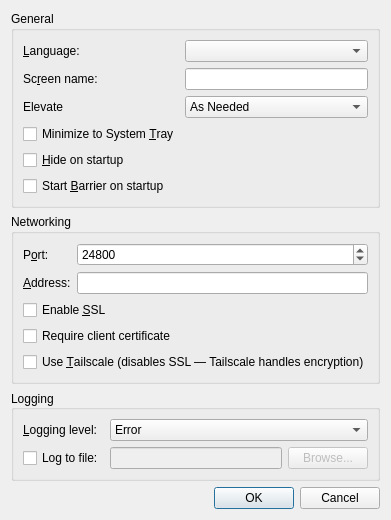
<?xml version="1.0" encoding="UTF-8"?>
<ui version="4.0">
 <class>SettingsDialogBase</class>
 <widget class="QDialog" name="SettingsDialogBase">
  <property name="geometry">
   <rect>
    <x>0</x>
    <y>0</y>
    <width>368</width>
    <height>428</height>
   </rect>
  </property>
  <property name="windowTitle">
   <string>Settings</string>
  </property>
  <layout class="QVBoxLayout" name="verticalLayout">
   <item>
    <widget class="QGroupBox" name="m_pGroupGeneral">
     <property name="enabled">
      <bool>true</bool>
     </property>
     <property name="sizePolicy">
      <sizepolicy hsizetype="Preferred" vsizetype="Preferred">
       <horstretch>0</horstretch>
       <verstretch>0</verstretch>
      </sizepolicy>
     </property>
     <property name="title">
      <string>General</string>
     </property>
     <layout class="QFormLayout" name="formLayout">
      <property name="fieldGrowthPolicy">
       <enum>QFormLayout::AllNonFixedFieldsGrow</enum>
      </property>
      <item row="0" column="0">
       <widget class="QLabel" name="m_pLabel_27">
        <property name="sizePolicy">
         <sizepolicy hsizetype="Preferred" vsizetype="Preferred">
          <horstretch>0</horstretch>
          <verstretch>0</verstretch>
         </sizepolicy>
        </property>
        <property name="minimumSize">
         <size>
          <width>75</width>
          <height>0</height>
         </size>
        </property>
        <property name="text">
         <string>&amp;Language:</string>
        </property>
        <property name="buddy">
         <cstring>m_pComboLanguage</cstring>
        </property>
       </widget>
      </item>
      <item row="0" column="1">
       <widget class="QComboBox" name="m_pComboLanguage"/>
      </item>
      <item row="1" column="0">
       <widget class="QLabel" name="m_pLabel_19">
        <property name="minimumSize">
         <size>
          <width>75</width>
          <height>0</height>
         </size>
        </property>
        <property name="text">
         <string>Sc&amp;reen name:</string>
        </property>
        <property name="buddy">
         <cstring>m_pLineEditScreenName</cstring>
        </property>
       </widget>
      </item>
      <item row="1" column="1">
       <widget class="QLineEdit" name="m_pLineEditScreenName">
        <property name="enabled">
         <bool>true</bool>
        </property>
       </widget>
      </item>
      <item row="2" column="0">
       <widget class="QLabel" name="m_pLabelElevate">
        <property name="text">
         <string>Elevate</string>
        </property>
       </widget>
      </item>
      <item row="2" column="1">
       <widget class="QComboBox" name="m_pComboElevate">
        <property name="toolTip">
         <string>Specify when the Barrier service should run at an elevated privilege level</string>
        </property>
        <property name="currentIndex">
         <number>0</number>
        </property>
        <item>
         <property name="text">
          <string>As Needed</string>
         </property>
        </item>
        <item>
         <property name="text">
          <string>Always</string>
         </property>
        </item>
        <item>
         <property name="text">
          <string>Never</string>
         </property>
        </item>
       </widget>
      </item>
      <item row="3" column="0">
       <widget class="QCheckBox" name="m_pCheckBoxMinimizeToTray">
        <property name="text">
         <string>Minimize to System &amp;Tray</string>
        </property>
       </widget>
      </item>
      <item row="4" column="0">
       <widget class="QCheckBox" name="m_pCheckBoxAutoHide">
        <property name="text">
         <string>&amp;Hide on startup</string>
        </property>
       </widget>
      </item>
      <item row="5" column="0">
       <widget class="QCheckBox" name="m_pCheckBoxAutoStart">
        <property name="text">
         <string>Start &amp;Barrier on startup</string>
        </property>
       </widget>
      </item>
     </layout>
    </widget>
   </item>
   <item>
    <widget class="QGroupBox" name="m_pGroupNetworking">
     <property name="title">
      <string>Networking</string>
     </property>
     <layout class="QGridLayout" name="gridLayout_3">
      <item row="1" column="0">
       <widget class="QLabel" name="m_pLabel_21">
        <property name="text">
         <string>&amp;Address:</string>
        </property>
        <property name="buddy">
         <cstring>m_pLineEditInterface</cstring>
        </property>
       </widget>
      </item>
      <item row="0" column="0">
       <widget class="QLabel" name="m_pLabel_20">
        <property name="text">
         <string>P&amp;ort:</string>
        </property>
        <property name="buddy">
         <cstring>m_pSpinBoxPort</cstring>
        </property>
       </widget>
      </item>
      <item row="0" column="1">
       <widget class="QSpinBox" name="m_pSpinBoxPort">
        <property name="enabled">
         <bool>true</bool>
        </property>
        <property name="sizePolicy">
         <sizepolicy hsizetype="MinimumExpanding" vsizetype="Fixed">
          <horstretch>0</horstretch>
          <verstretch>0</verstretch>
         </sizepolicy>
        </property>
        <property name="maximum">
         <number>65535</number>
        </property>
        <property name="value">
         <number>24800</number>
        </property>
       </widget>
      </item>
      <item row="1" column="1">
       <widget class="QLineEdit" name="m_pLineEditInterface">
        <property name="enabled">
         <bool>true</bool>
        </property>
       </widget>
      </item>
      <item row="2" column="0" colspan="2">
       <widget class="QCheckBox" name="m_pCheckBoxEnableCrypto">
        <property name="text">
         <string>Enable &amp;SSL</string>
        </property>
       </widget>
      </item>
      <item row="3" column="0" colspan="2">
       <widget class="QCheckBox" name="checkbox_require_client_certificate">
        <property name="text">
         <string>Require client certificate</string>
        </property>
       </widget>
      </item>
      <item row="4" column="0" colspan="2">
       <widget class="QCheckBox" name="m_pCheckBoxTailscaleMode">
        <property name="text">
         <string>Use &amp;Tailscale (disables SSL — Tailscale handles encryption)</string>
        </property>
        <property name="toolTip">
         <string>When checked, Barrier binds to the Tailscale network interface and disables its own TLS. Tailscale provides end-to-end encryption.</string>
        </property>
       </widget>
      </item>
     </layout>
    </widget>
   </item>
   <item>
    <widget class="QGroupBox" name="m_pGroupLog">
     <property name="sizePolicy">
      <sizepolicy hsizetype="Preferred" vsizetype="Preferred">
       <horstretch>0</horstretch>
       <verstretch>0</verstretch>
      </sizepolicy>
     </property>
     <property name="title">
      <string>Logging</string>
     </property>
     <property name="alignment">
      <set>Qt::AlignLeading|Qt::AlignLeft|Qt::AlignVCenter</set>
     </property>
     <property name="flat">
      <bool>false</bool>
     </property>
     <layout class="QGridLayout" name="gridLayout_2">
      <item row="1" column="0">
       <widget class="QCheckBox" name="m_pCheckBoxLogToFile">
        <property name="text">
         <string>Log to file:</string>
        </property>
       </widget>
      </item>
      <item row="1" column="2">
       <widget class="QPushButton" name="m_pButtonBrowseLog">
        <property name="enabled">
         <bool>false</bool>
        </property>
        <property name="text">
         <string>Browse...</string>
        </property>
       </widget>
      </item>
      <item row="0" column="1" colspan="2">
       <widget class="QComboBox" name="m_pComboLogLevel">
        <item>
         <property name="text">
          <string>Error</string>
         </property>
        </item>
        <item>
         <property name="text">
          <string>Warning</string>
         </property>
        </item>
        <item>
         <property name="text">
          <string>Note</string>
         </property>
        </item>
        <item>
         <property name="text">
          <string>Info</string>
         </property>
        </item>
        <item>
         <property name="text">
          <string>Debug</string>
         </property>
        </item>
        <item>
         <property name="text">
          <string>Debug1</string>
         </property>
        </item>
        <item>
         <property name="text">
          <string>Debug2</string>
         </property>
        </item>
       </widget>
      </item>
      <item row="0" column="0">
       <widget class="QLabel" name="m_pLabel_3">
        <property name="minimumSize">
         <size>
          <width>75</width>
          <height>0</height>
         </size>
        </property>
        <property name="text">
         <string>&amp;Logging level:</string>
        </property>
        <property name="buddy">
         <cstring>m_pComboLogLevel</cstring>
        </property>
       </widget>
      </item>
      <item row="1" column="1">
       <widget class="QLineEdit" name="m_pLineEditLogFilename">
        <property name="enabled">
         <bool>false</bool>
        </property>
       </widget>
      </item>
     </layout>
    </widget>
   </item>
   <item>
    <spacer name="verticalSpacer">
     <property name="orientation">
      <enum>Qt::Vertical</enum>
     </property>
     <property name="sizeHint" stdset="0">
      <size>
       <width>20</width>
       <height>40</height>
      </size>
     </property>
    </spacer>
   </item>
   <item>
    <widget class="QDialogButtonBox" name="buttonBox">
     <property name="orientation">
      <enum>Qt::Horizontal</enum>
     </property>
     <property name="standardButtons">
      <set>QDialogButtonBox::Cancel|QDialogButtonBox::Ok</set>
     </property>
    </widget>
   </item>
  </layout>
 </widget>
 <tabstops>
  <tabstop>m_pComboLanguage</tabstop>
  <tabstop>m_pLineEditScreenName</tabstop>
  <tabstop>m_pComboElevate</tabstop>
  <tabstop>m_pCheckBoxMinimizeToTray</tabstop>
  <tabstop>m_pCheckBoxAutoHide</tabstop>
  <tabstop>m_pCheckBoxAutoStart</tabstop>
  <tabstop>m_pSpinBoxPort</tabstop>
  <tabstop>m_pLineEditInterface</tabstop>
  <tabstop>m_pCheckBoxEnableCrypto</tabstop>
  <tabstop>m_pCheckBoxTailscaleMode</tabstop>
  <tabstop>m_pComboLogLevel</tabstop>
  <tabstop>m_pCheckBoxLogToFile</tabstop>
  <tabstop>m_pLineEditLogFilename</tabstop>
  <tabstop>m_pButtonBrowseLog</tabstop>
 </tabstops>
 <resources/>
 <connections>
  <connection>
   <sender>buttonBox</sender>
   <signal>accepted()</signal>
   <receiver>SettingsDialogBase</receiver>
   <slot>accept()</slot>
   <hints>
    <hint type="sourcelabel">
     <x>266</x>
     <y>340</y>
    </hint>
    <hint type="destinationlabel">
     <x>157</x>
     <y>274</y>
    </hint>
   </hints>
  </connection>
  <connection>
   <sender>buttonBox</sender>
   <signal>rejected()</signal>
   <receiver>SettingsDialogBase</receiver>
   <slot>reject()</slot>
   <hints>
    <hint type="sourcelabel">
     <x>334</x>
     <y>340</y>
    </hint>
    <hint type="destinationlabel">
     <x>286</x>
     <y>274</y>
    </hint>
   </hints>
  </connection>
 </connections>
</ui>
